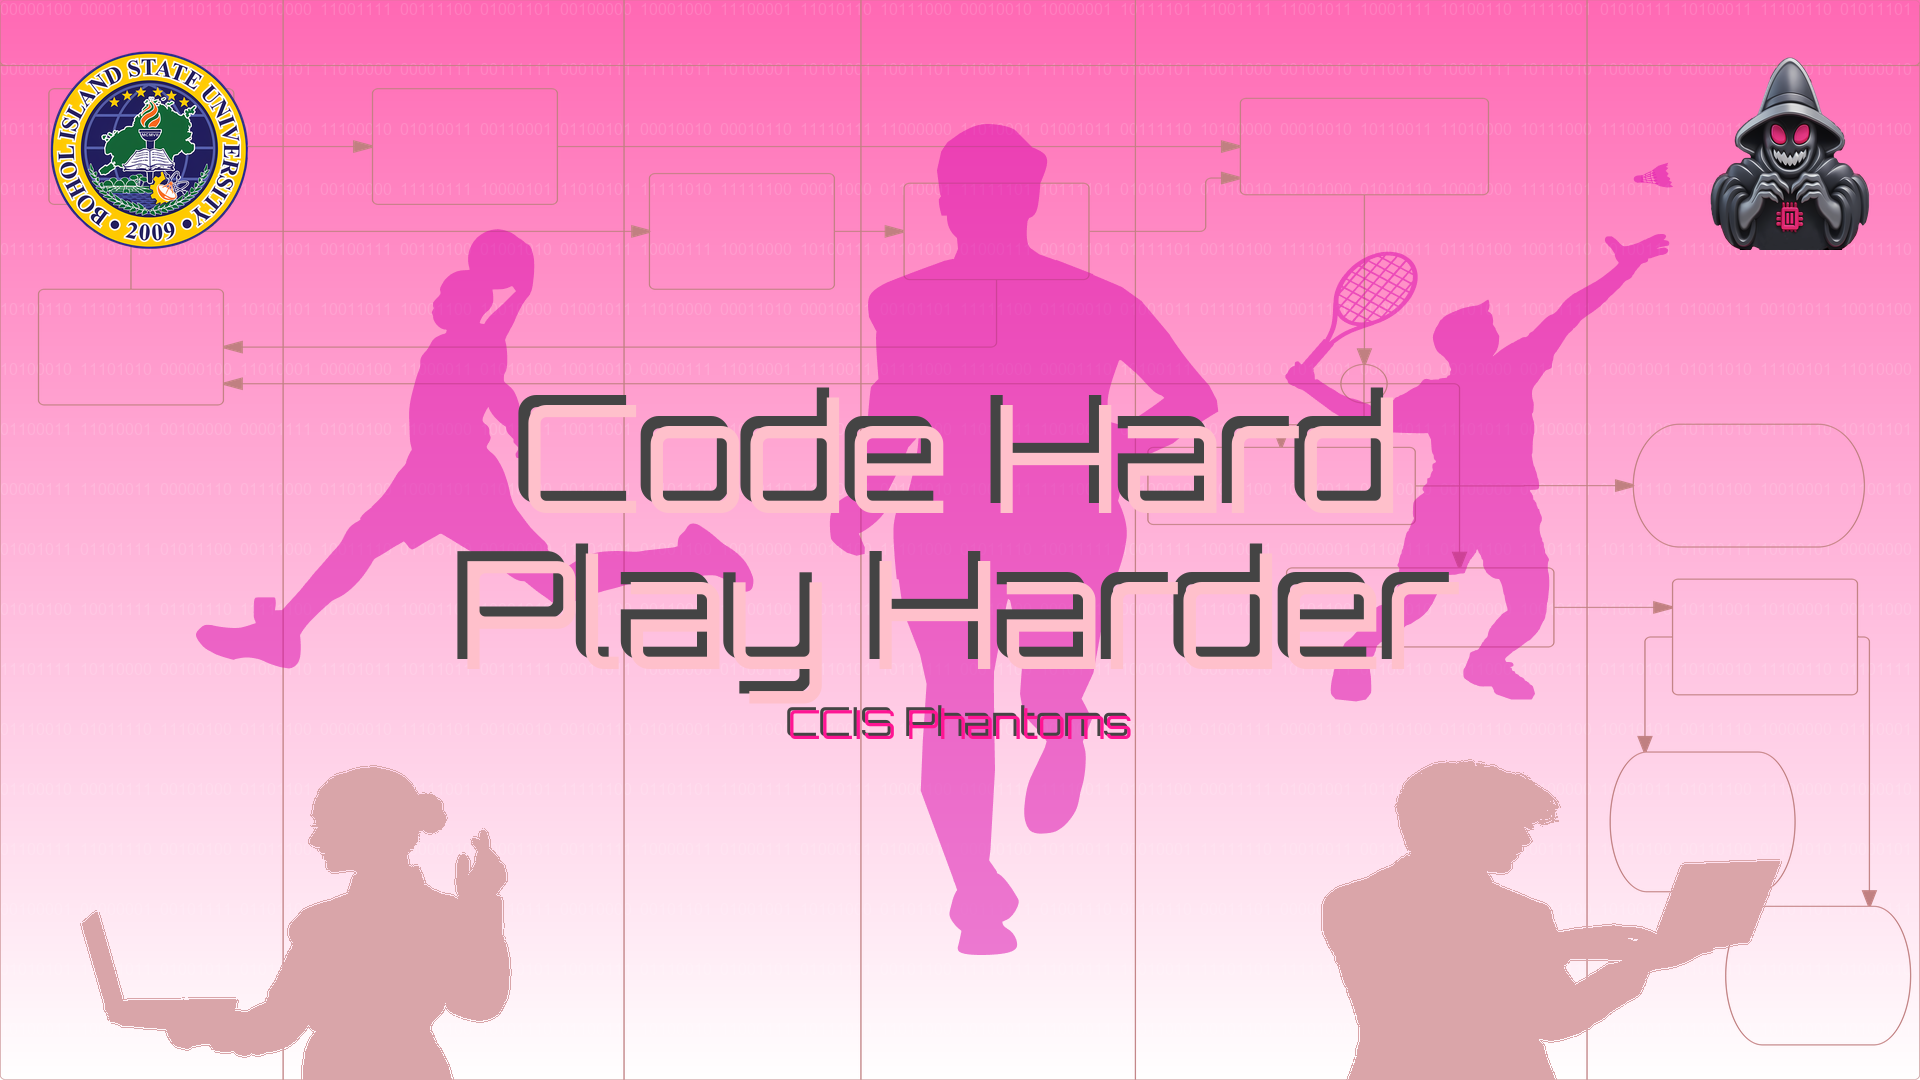

The Python source for this figure:
from PIL import Image, ImageDraw, ImageFont
import numpy as np
import random

# recolor some of the images to single color
def recolor_all_nontransparent(img, new_color=(0, 0, 0)):
    data = np.array(img)

    mask = data[:,:,3] > 0
    data[mask] = [new_color[0], new_color[1], new_color[2], 255]

    return Image.fromarray(data)


W, H = 1920, 1080
background = Image.new("RGB", (W, H), "#ffffffff")
bg_pixels = background.load()

top_color = (255, 105, 180)   
bottom_color = (255, 255, 255) 

# does the color gradient of the background
for y in range(H):
    r = int(top_color[0] + (bottom_color[0]-top_color[0]) * (y/H))
    g = int(top_color[1] + (bottom_color[1]-top_color[1]) * (y/H))
    b = int(top_color[2] + (bottom_color[2]-top_color[2]) * (y/H))
    for x in range(W):
        bg_pixels[x, y] = (r, g, b)

# for the horizontal binary texts on the bg
binary_background = Image.new("RGBA", (W, H), (0, 0, 0, 0))
bi_bg_draw = ImageDraw.Draw(binary_background)

binary_font = ImageFont.truetype("arial.ttf", 16)
for i in range(0, W, 80):
    for j in range(0, H, 60):
        binary_str = ''.join(random.choice(['0', '1']) for _ in range(8))
        bi_bg_draw.text((i, j), binary_str, font=binary_font, fill=(255, 255, 255, 35))

background = Image.alpha_composite(background.convert("RGBA"), binary_background).convert("RGB")

# layering all the silhouettes and logos
chart_img = Image.open("chart.png").convert("RGBA").resize((W, H), Image.Resampling.LANCZOS)
background.paste(chart_img, None, mask = chart_img)

w_laptop = Image.open("w_laptop.png").convert("RGBA").resize((int(W/3), int(H/3)), Image.Resampling.LANCZOS)
w_laptop = recolor_all_nontransparent(w_laptop, new_color=(217, 165, 169))
background.paste(w_laptop, (0, H - w_laptop.size[1]), mask = w_laptop)

m_laptop = Image.open("m_laptop.png").convert("RGBA").resize((int(W/3), int(H/3)), Image.Resampling.LANCZOS)
m_laptop = recolor_all_nontransparent(m_laptop, new_color=(218, 165, 169))
background.paste(m_laptop, (W - m_laptop.size[0], H - m_laptop.size[1]), mask = m_laptop)

mascot = Image.open("mascot.png").convert("RGBA").resize((200,200), Image.Resampling.LANCZOS) 
background.paste(mascot, ((W - mascot.size[0]) - 30, 50), mask=mascot)

bisu = Image.open("logo.png").convert("RGBA").resize((200,200), Image.Resampling.LANCZOS)
background.paste(bisu, (50,50), mask=bisu)

silhouette = Image.open("sports_silhouette.png")
background.paste(silhouette, ((W - silhouette.size[0] - 50)//2, (H - silhouette.size[1])//2), mask=silhouette)


draw = ImageDraw.Draw(background)

slogan = ["Code Hard\nPlay Harder", "CCIS Phantoms"]

main_font = ImageFont.truetype("Orbitron-VariableFont_wght.ttf", 150) 
sub_font = ImageFont.truetype("Orbitron-VariableFont_wght.ttf", 40)

# creating bounding box and calculating x and y coordinates for the texts
bbox = draw.textbbox((0, 0), slogan[0], font=main_font)
main_text_w = bbox[2] - bbox[0]
main_text_h = bbox[3] - bbox[1]

sub_bbox = draw.textbbox((0, 0), slogan[1], font=sub_font)
sub_text_w = sub_bbox[2] - sub_bbox[0]
sub_text_h = sub_bbox[3] - sub_bbox[1]

x_main = (background.width - main_text_w) // 2
y_main = (background.height - (main_text_h + sub_text_h + 20)) // 2 

x_sub = (background.width - sub_text_w) // 2
y_sub = y_main + main_text_h + 30 

# draw.text((x_main+10, y_main+10), slogan[0], font=main_font, fill="#444444", align="center")
draw.text((x_main-10, y_main-10), slogan[0], font=main_font, fill="#444444", align="center")  
draw.text((x_main, y_main), slogan[0], font=main_font, fill="pink", align="center")

draw.text((x_sub-3, y_sub-3), slogan[1], font=sub_font, fill="#444444", align="center") 
draw.text((x_sub, y_sub), slogan[1], font=sub_font, fill="#ff1493", align="center")

background.show()
background.save("poster.png")
